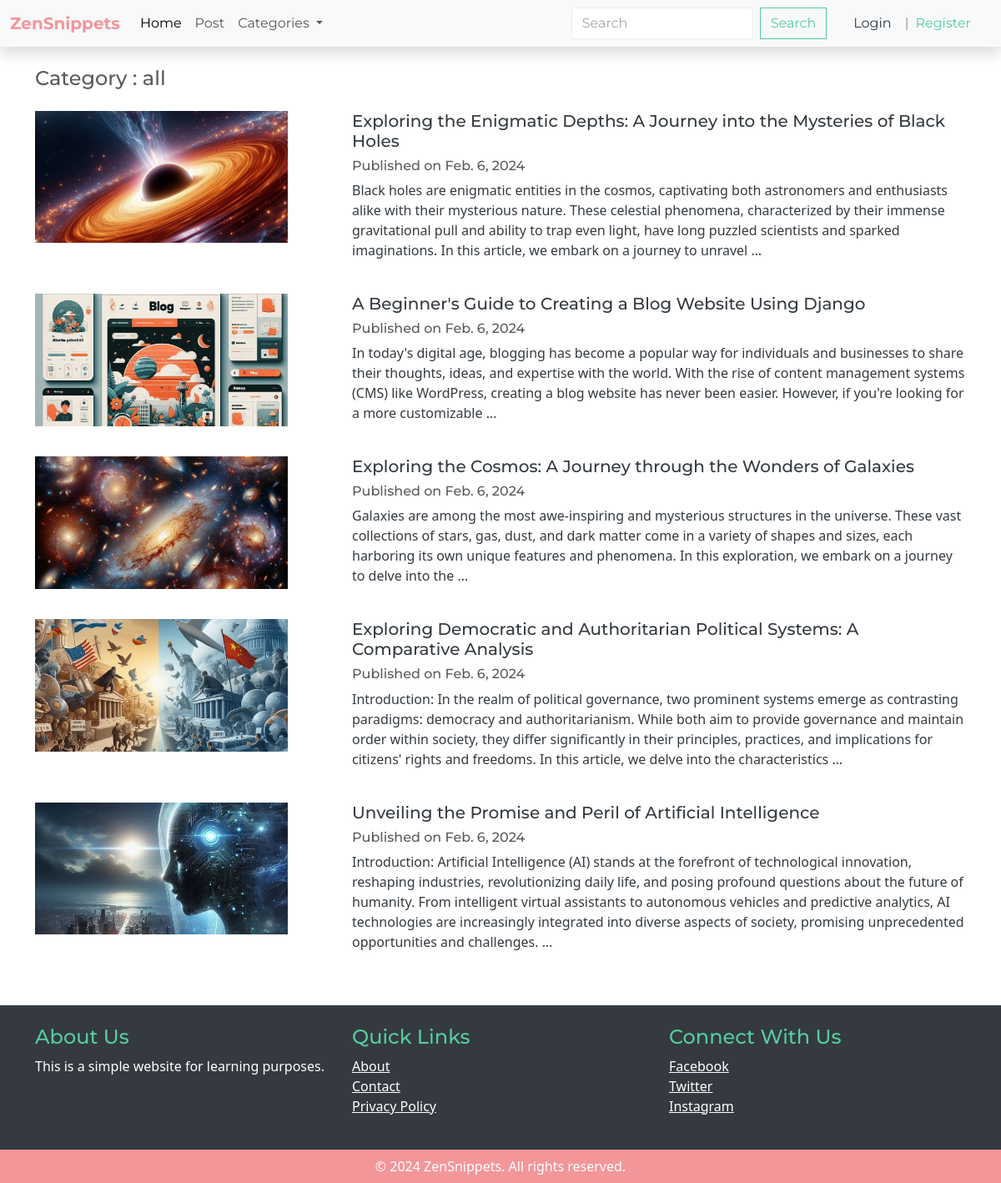
/article/category/0/, run on an earlier commit of the app's database.
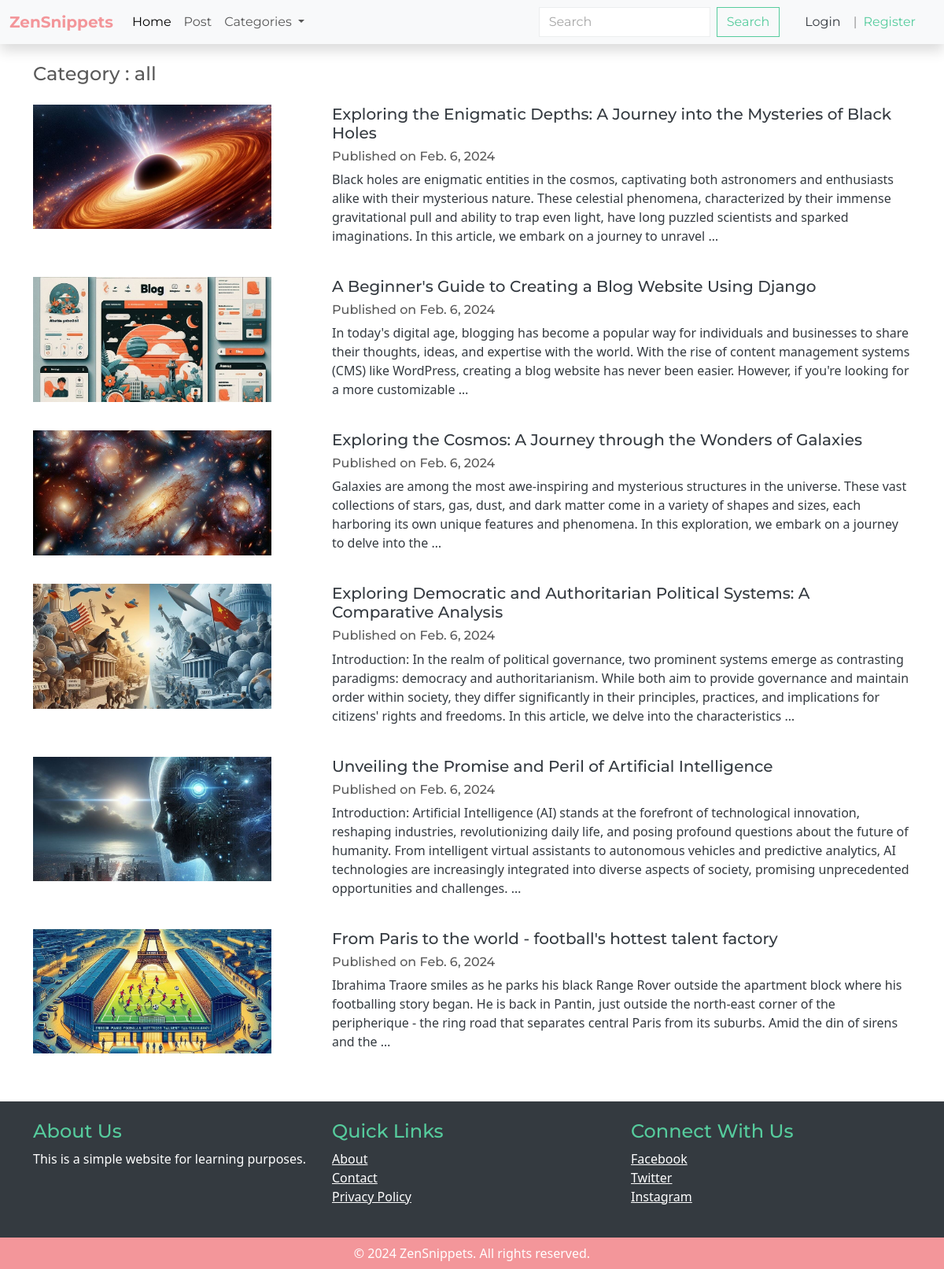
And on a later commit of the database.
### article/models.py (models this page shows, shortened)
class Article(models.Model):
    author = models.ForeignKey(User, on_delete=models.CASCADE,  default = 1)
    category = models.ForeignKey(Category, on_delete = models.CASCADE, default = 1 )
    title = models.CharField(max_length=100)
    content = models.TextField(max_length = 10000)
    img = models.ImageField(upload_to='article_images/', default= 'default_img.jpg')
    pub_date = models.DateField(auto_now= True)

### article/views.py (the view, shortened to what this page needs)
# urls.py: path('article/category/<int:pk>/', categorised_article, name='categorised_article'),
def categorised_article(request, pk):
    if pk == 0:
        articles = Article.objects.all()
        context = {
            'articles': articles,
            'category' : 'all'
            }
    return render(request, 'article/categorised_article.html', context)

### article/models.py (called while the page is built)
    def __str__(self):
        return self.name

### article/views.py (called while the page is built)
def categories(request):
    categories = Category.objects.all()
    return {
        'categories': categories,
    }

### article/templates/article/categorised_article.html
{% extends "base.html" %}
{% block content %}
<div class="container">
    {% if query %}
    <h4 class='my-4'> results for : {{query}} </h4>
    {% else %}
    <h4 class='my-4'>Category : {{category}}</h4>
    {% endif %}
    <div class="">
        {% for article in articles %}
            <a class="row text-decoration-none text-dark my-4" href="{% url "article:single_article" article.id %}">
                <div class="image col-4">
                    <img style="width:85%" src="{{article.img.url}}" alt="">
                </div>
                <div class="contents col-8">
                    <h5 class="text-dark">{{article.title}}</h5>
                    <h6 class="d-flex">
                        Published on {{ article.pub_date }}
                    </h6>
                    <p>{{article.content | truncatewords:50 }}</p>
                </div>
            </a>
        {% endfor %}
    </div>
</div>
{% endblock content %}

What changed in the data, as far as the page shows it:
added Article: img (picture), title "From Paris to the world - football's hottest talent factory", pub_date "Feb. 6, 2024", content "Ibrahima Traore smiles as he parks his black Range Rover outside the apartment block where his footballing story began. He is back in Pantin, just outside the north-east corner of the peripherique - the ring road that separates central Paris from its suburbs. Amid the din of sirens and the …"
